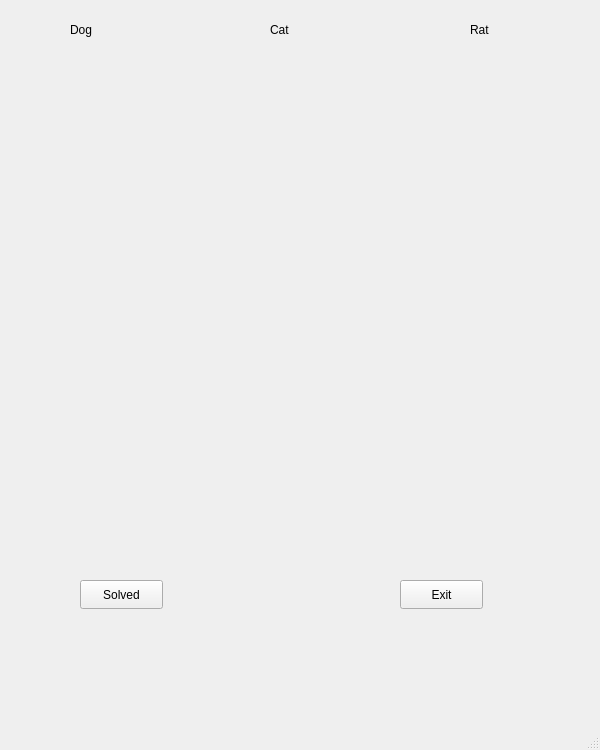
<?xml version="1.0" encoding="UTF-8"?>
<ui version="4.0">
 <class>MainWindow</class>
 <widget class="QMainWindow" name="MainWindow">
  <property name="geometry">
   <rect>
    <x>0</x>
    <y>0</y>
    <width>600</width>
    <height>750</height>
   </rect>
  </property>
  <property name="windowTitle">
   <string>MainWindow</string>
  </property>
  <widget class="QWidget" name="centralwidget">
   <widget class="QPushButton" name="pushButton">
    <property name="geometry">
     <rect>
      <x>80</x>
      <y>580</y>
      <width>83</width>
      <height>29</height>
     </rect>
    </property>
    <property name="text">
     <string>Solved</string>
    </property>
   </widget>
   <widget class="QPushButton" name="pushButton_2">
    <property name="geometry">
     <rect>
      <x>400</x>
      <y>580</y>
      <width>83</width>
      <height>29</height>
     </rect>
    </property>
    <property name="text">
     <string>Exit</string>
    </property>
   </widget>
   <widget class="QLabel" name="label">
    <property name="geometry">
     <rect>
      <x>70</x>
      <y>20</y>
      <width>63</width>
      <height>20</height>
     </rect>
    </property>
    <property name="text">
     <string>Dog</string>
    </property>
   </widget>
   <widget class="QLabel" name="label_2">
    <property name="geometry">
     <rect>
      <x>270</x>
      <y>20</y>
      <width>63</width>
      <height>20</height>
     </rect>
    </property>
    <property name="text">
     <string>Cat</string>
    </property>
   </widget>
   <widget class="QLabel" name="label_3">
    <property name="geometry">
     <rect>
      <x>470</x>
      <y>20</y>
      <width>63</width>
      <height>20</height>
     </rect>
    </property>
    <property name="text">
     <string>Rat</string>
    </property>
   </widget>
   <widget class="QLabel" name="label_4">
    <property name="geometry">
     <rect>
      <x>160</x>
      <y>260</y>
      <width>451</width>
      <height>171</height>
     </rect>
    </property>
    <property name="font">
     <font>
      <pointsize>50</pointsize>
     </font>
    </property>
    <property name="text">
     <string/>
    </property>
   </widget>
  </widget>
  <widget class="QMenuBar" name="menubar">
   <property name="geometry">
    <rect>
     <x>0</x>
     <y>0</y>
     <width>600</width>
     <height>25</height>
    </rect>
   </property>
  </widget>
  <widget class="QStatusBar" name="statusbar"/>
 </widget>
 <resources/>
 <connections/>
</ui>
